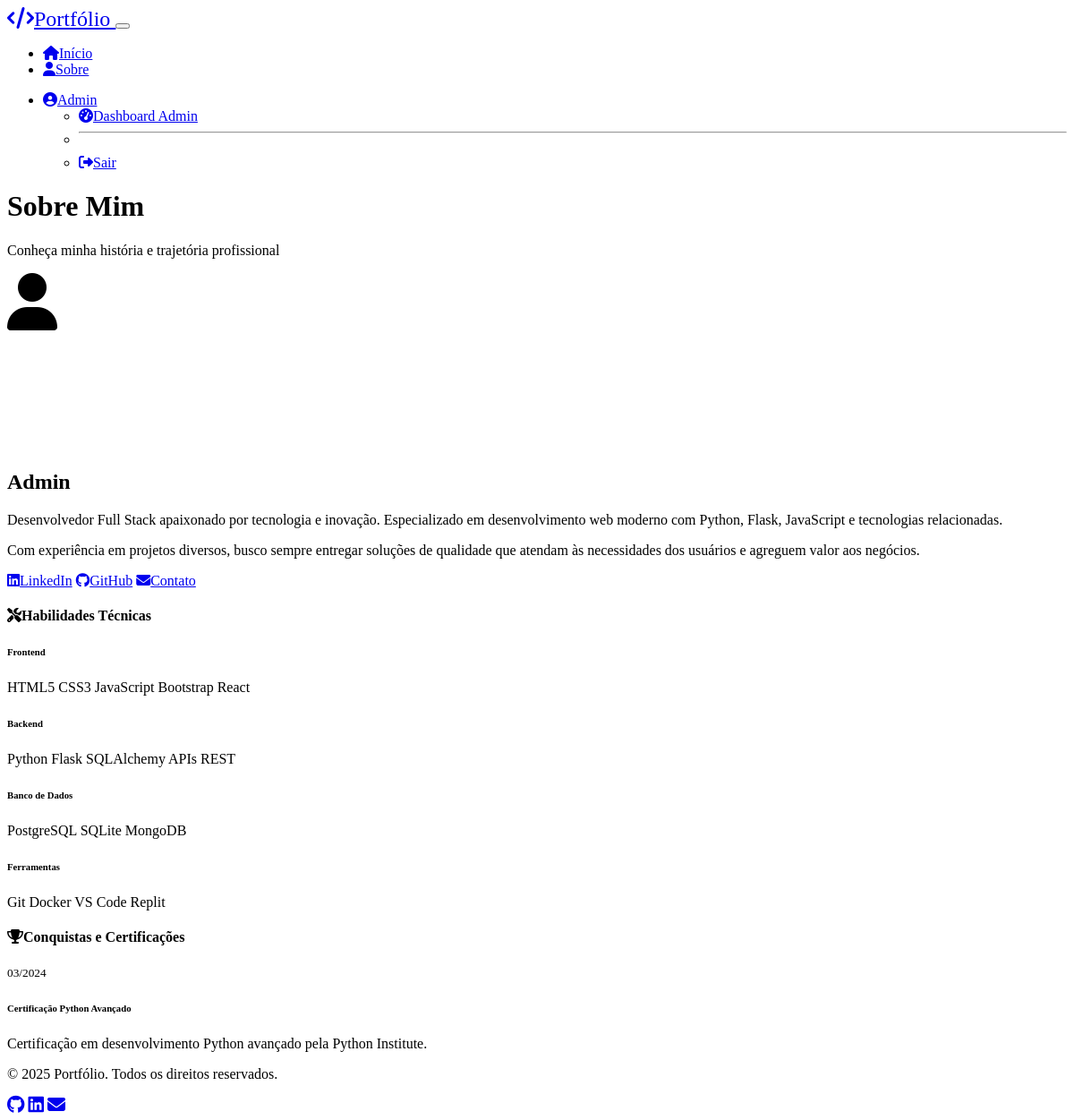
The app's page /about (signed in) with its own data.
### models.py (models this page shows, shortened)
class User(db.Model):
    id = db.Column(db.Integer, primary_key=True)
    nome = db.Column(db.String(100), nullable=False)
    email = db.Column(db.String(120), nullable=False, unique=True)
    senha_hash = db.Column(db.String(256), nullable=False)
    foto_url = db.Column(db.String(200))
    is_admin = db.Column(db.Boolean, default=False)
    criado_em = db.Column(db.DateTime, default=datetime.utcnow)
    reset_token = db.Column(db.String(100))
    reset_token_expires = db.Column(db.DateTime)
    projects = db.relationship('Project', backref='user', lazy=True, cascade='all, delete-orphan')
    achievements = db.relationship('Achievement', backref='user', lazy=True, cascade='all, delete-orphan')
    comments = db.relationship('Comment', backref='user', lazy=True, cascade='all, delete-orphan')
    likes = db.relationship('Like', backref='user', lazy=True, cascade='all, delete-orphan')
    notifications = db.relationship('Notification', backref='user', lazy=True, cascade='all, delete-orphan')

class Achievement(db.Model):
    id = db.Column(db.Integer, primary_key=True)
    titulo = db.Column(db.String(100), nullable=False)
    descricao = db.Column(db.Text, nullable=False)
    data = db.Column(db.DateTime, nullable=False)
    imagem_url = db.Column(db.String(200))
    user_id = db.Column(db.Integer, db.ForeignKey('user.id'), nullable=False)

### routes.py (the view)
@main_bp.route('/about')
def about():
    admin = User.query.filter_by(is_admin=True).first()
    if admin:
        achievements = Achievement.query.filter_by(user_id=admin.id).order_by(desc(Achievement.data)).all()
    else:
        achievements = []
    return render_template('about.html', admin=admin, achievements=achievements)

### templates/about.html (shortened to what this page needs)
{% extends "base.html" %}
{% block content %}
<div class="container mt-4">
    <div class="row">
        <div class="col-lg-8 mx-auto">
            <div class="text-center mb-5">
                <h1 class="display-4 fw-bold">Sobre Mim</h1>
                <p class="lead text-muted">Conheça minha história e trajetória profissional</p>
            </div>
            {% if admin %}
            <div class="card bg-dark border-secondary mb-5">
                <div class="card-body p-4">
                    <div class="row align-items-center">
                        <div class="col-md-4 text-center mb-4 mb-md-0">
                            {% if admin.foto_url %}
                            <img src="{{ admin.foto_url }}" class="rounded-circle img-fluid"
                                 style="width: 200px; height: 200px; object-fit: cover;" alt="{{ admin.nome }}">
                            {% else %}
                            <div class="bg-secondary rounded-circle mx-auto d-flex align-items-center justify-content-center"
                                 style="width: 200px; height: 200px;">
                                <i class="fas fa-user fa-4x text-muted"></i>
                            </div>
                            {% endif %}
                        </div>
                        <div class="col-md-8">
                            <h2 class="mb-3">{{ admin.nome }}</h2>
                            <p class="text-muted mb-3">
                                Desenvolvedor Full Stack apaixonado por tecnologia e inovação.
                                Especializado em desenvolvimento web moderno com Python, Flask, JavaScript e tecnologias relacionadas.
                            </p>
                            <p class="text-muted mb-3">
                                Com experiência em projetos diversos, busco sempre entregar soluções de qualidade
                                que atendam às necessidades dos usuários e agreguem valor aos negócios.
                            </p>
                            <div class="social-links">
                                <a href="#" class="btn btn-outline-primary me-2">
                                    <i class="fab fa-linkedin me-1"></i>LinkedIn
                                </a>
                                <a href="#" class="btn btn-outline-secondary me-2">
                                    <i class="fab fa-github me-1"></i>GitHub
                                </a>
                                <a href="mailto:{{ admin.email }}" class="btn btn-outline-info">
                                    <i class="fas fa-envelope me-1"></i>Contato
                                </a>
                            </div>
                        </div>
                    </div>
                </div>
            </div>
            {% endif %}
            <div class="card bg-dark border-secondary mb-5">
                <div class="card-header">
                    <h4><i class="fas fa-tools me-2"></i>Habilidades Técnicas</h4>
                </div>
                <div class="card-body">
                    <div class="row">
                        <div class="col-md-6 mb-3">
                            <h6 class="text-primary">Frontend</h6>
                            <div class="mb-2">
                                <span class="badge bg-secondary me-1">HTML5</span>
                                <span class="badge bg-secondary me-1">CSS3</span>
                                <span class="badge bg-secondary me-1">JavaScript</span>
                                <span class="badge bg-secondary me-1">Bootstrap</span>
                                <span class="badge bg-secondary me-1">React</span>
                            </div>
                        </div>
                        <div class="col-md-6 mb-3">
                            <h6 class="text-success">Backend</h6>
                            <div class="mb-2">
                                <span class="badge bg-secondary me-1">Python</span>
                                <span class="badge bg-secondary me-1">Flask</span>
                                <span class="badge bg-secondary me-1">SQLAlchemy</span>
                                <span class="badge bg-secondary me-1">APIs REST</span>
                            </div>
                        </div>
                        <div class="col-md-6 mb-3">
                            <h6 class="text-warning">Banco de Dados</h6>
                            <div class="mb-2">
                                <span class="badge bg-secondary me-1">PostgreSQL</span>
                                <span class="badge bg-secondary me-1">SQLite</span>
                                <span class="badge bg-secondary me-1">MongoDB</span>
                            </div>
                        </div>
                        <div class="col-md-6 mb-3">
                            <h6 class="text-info">Ferramentas</h6>
                            <div class="mb-2">
                                <span class="badge bg-secondary me-1">Git</span>
                                <span class="badge bg-secondary me-1">Docker</span>
                                <span class="badge bg-secondary me-1">VS Code</span>
                                <span class="badge bg-secondary me-1">Replit</span>
                            </div>
                        </div>
                    </div>
                </div>
            </div>
            {% if achievements %}
            <div class="card bg-dark border-secondary">
                <div class="card-header">
                    <h4><i class="fas fa-trophy me-2"></i>Conquistas e Certificações</h4>
                </div>
                <div class="card-body">
                    <div class="timeline">
                        {% for achievement in achievements %}
                        <div class="timeline-item mb-4">
                            <div class="row">
                                <div class="col-md-3 text-md-end">
                                    <small class="text-muted">{{ achievement.data.strftime('%m/%Y') }}</small>
                                </div>
                                <div class="col-md-9">
                                    <div class="card bg-secondary border-0">
                                        <div class="card-body p-3">
                                            <h6 class="card-title mb-2">{{ achievement.titulo }}</h6>
                                            <p class="card-text text-muted mb-0">{{ achievement.descricao }}</p>
                                        </div>
                                    </div>
                                </div>
                            </div>
                        </div>
                        {% endfor %}
                    </div>
                </div>
            </div>
            {% endif %}
        </div>
    </div>
</div>
{% endblock %}

### templates/base.html (shortened to what this page needs)
<!DOCTYPE html>
<html lang="pt-BR" data-bs-theme="dark">
<head>
    <link href="https://cdn.replit.com/agent/bootstrap-agent-dark-theme.min.css" rel="stylesheet">
    <link rel="stylesheet" href="https://cdnjs.cloudflare.com/ajax/libs/font-awesome/6.4.0/css/all.min.css">
    <link href="{{ url_for('static', filename='css/style.css') }}" rel="stylesheet">
</head>
<body>
    <nav class="navbar navbar-expand-lg navbar-dark bg-dark sticky-top">
        <div class="container">
            <a class="navbar-brand fw-bold" href="{{ url_for('main.index') }}">
                <i class="fas fa-code me-2"></i>Portfólio
            </a>
            <button class="navbar-toggler" type="button" data-bs-toggle="collapse" data-bs-target="#navbarNav">
            </button>
            <div class="collapse navbar-collapse" id="navbarNav">
                <ul class="navbar-nav me-auto">
                    <li class="nav-item">
                        <a class="nav-link" href="{{ url_for('main.index') }}">
                            <i class="fas fa-home me-1"></i>Início
                        </a>
                    </li>
                    <li class="nav-item">
                        <a class="nav-link" href="{{ url_for('main.about') }}">
                            <i class="fas fa-user me-1"></i>Sobre
                        </a>
                    </li>
                </ul>
                <ul class="navbar-nav ms-auto">
                    {% if session.user_id %}
                        <li class="nav-item dropdown">
                            <a class="nav-link dropdown-toggle" href="#" role="button" data-bs-toggle="dropdown">
                                <i class="fas fa-user-circle me-1"></i>{{ session.user_name }}
                            </a>
                            <ul class="dropdown-menu dropdown-menu-dark">
                                {% if session.is_admin %}
                                <li><a class="dropdown-item" href="{{ url_for('main.admin_dashboard') }}">
                                    <i class="fas fa-tachometer-alt me-2"></i>Dashboard Admin
                                </a></li>
                                <li><hr class="dropdown-divider"></li>
                                {% endif %}
                                <li><a class="dropdown-item" href="{{ url_for('main.logout') }}">
                                    <i class="fas fa-sign-out-alt me-2"></i>Sair
                                </a></li>
                            </ul>
                        </li>
                    {% endif %}
                </ul>
            </div>
        </div>
    </nav>
    <main>
        {% block content %}{% endblock %}
    </main>
    <footer class="bg-dark text-light py-4 mt-5">
        <div class="container">
            <div class="row">
                <div class="col-md-6">
                    <p class="mb-0">&copy; {{ current_year or 2025 }} Portfólio. Todos os direitos reservados.</p>
                </div>
                <div class="col-md-6 text-md-end">
                    <div class="social-links">
                        <a href="#" class="text-light me-3" title="GitHub">
                            <i class="fab fa-github fa-lg"></i>
                        </a>
                        <a href="#" class="text-light me-3" title="LinkedIn">
                            <i class="fab fa-linkedin fa-lg"></i>
                        </a>
                        <a href="#" class="text-light" title="Email">
                            <i class="fas fa-envelope fa-lg"></i>
                        </a>
                    </div>
                </div>
            </div>
        </div>
    </footer>
</body>
</html>

### static/css/style.css (style rules this page uses)
:root { --hero-gradient: linear-gradient(135deg, #667eea 0%, #764ba2 100%); }
.navbar-brand { font-size: 1.5rem; }
.navbar-nav .nav-link { font-weight: 500; transition: color 0.3s ease; }
.card { transition: transform 0.3s ease, box-shadow 0.3s ease; }
.btn { font-weight: 500; transition: all 0.3s ease; }
.social-links a { transition: transform 0.3s ease; display: inline-block; }
html { scroll-behavior: smooth; }
.fade-in-up { animation: fadeInUp 0.6s ease-out; }

### records on screen
User: user_name "Admin", nome "Admin"
Achievement: data "03/2024", titulo "Certificação Python Avançado", descricao "Certificação em desenvolvimento Python avançado pela Python Institute."

### other values on screen
{{ current_year or 2025 }} "2025"
